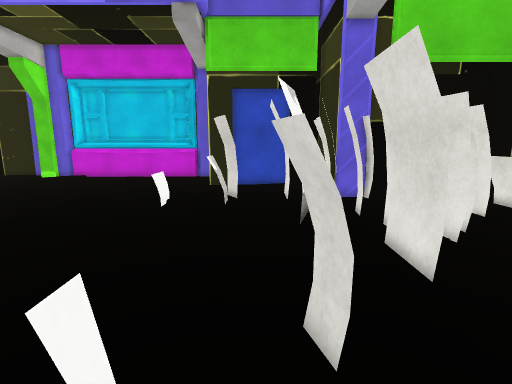
view 1 (above)

24 first-person views from a walk through a Unity game level. The camera is 1.5 m above the floor, tilts 10° down and sees 85° across. The floor is counted in squares, 0.5 m on a side. Each view is taken from the middle of a square. On the plan, view 1 faces up. The plan holds only what a view shows up to about 20 squares ahead; the rest is blank. The place goes on beyond the plan. Some animated figures are not drawn. Some surface patterns are stand-ins.

view 2
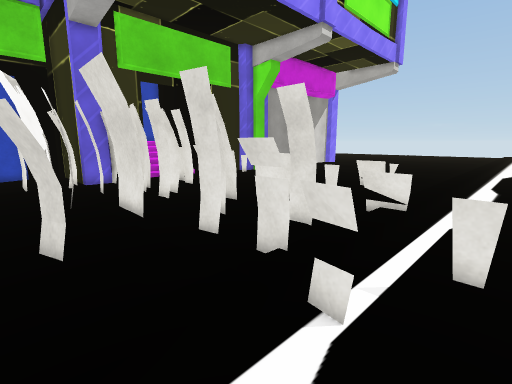

view 3
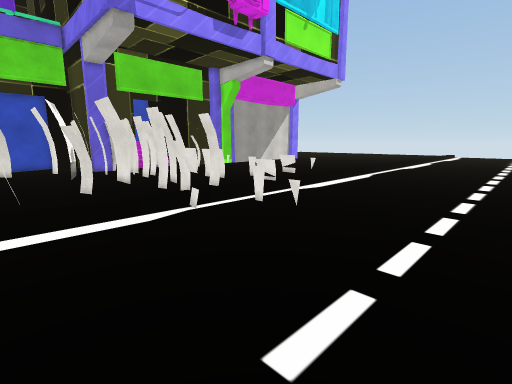

view 4
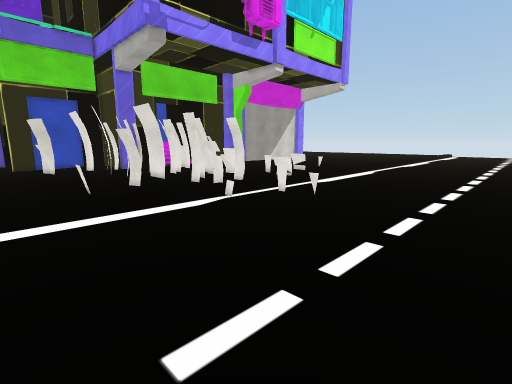

view 5
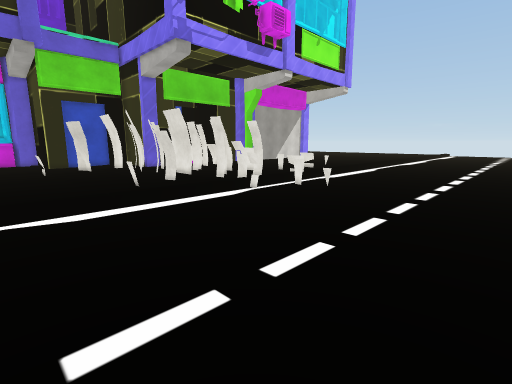

view 6
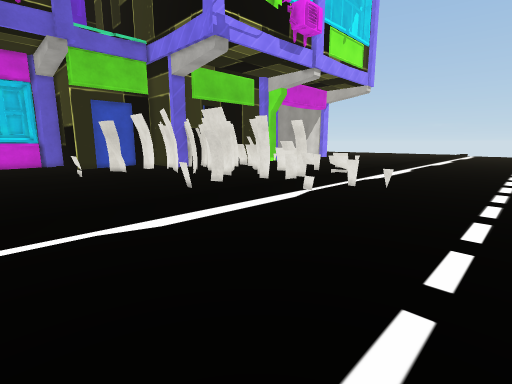

view 7
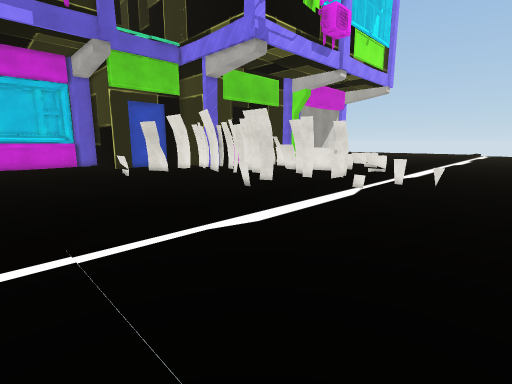

view 8
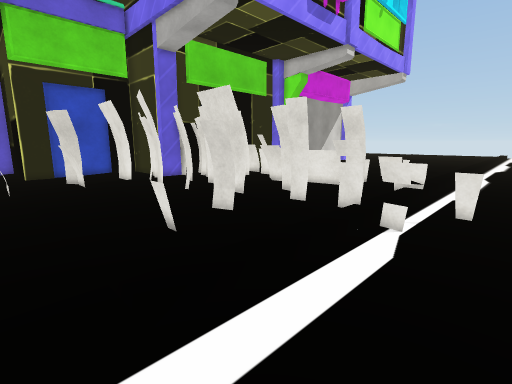

view 9
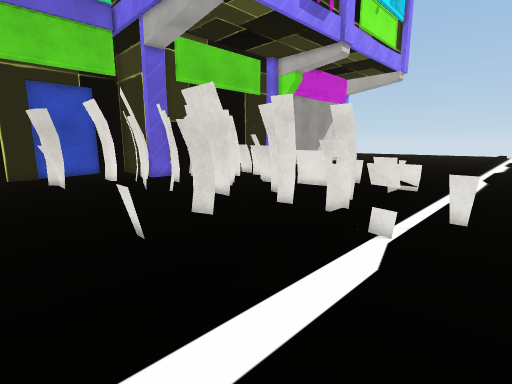

view 10
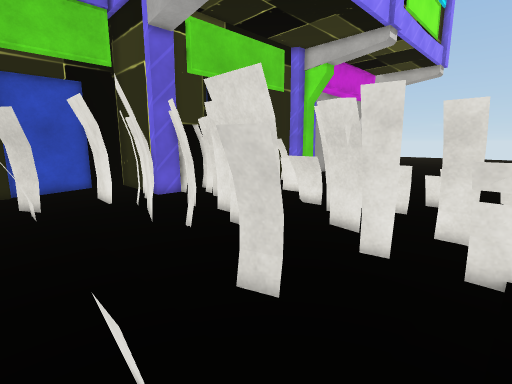

view 11
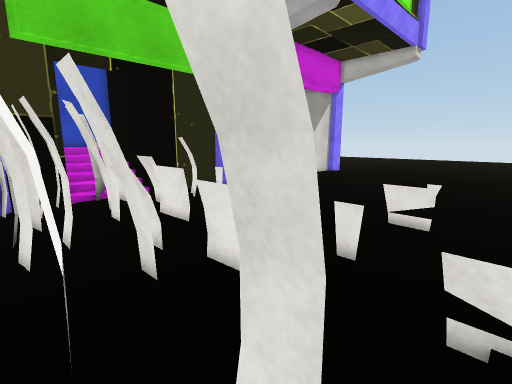

view 12
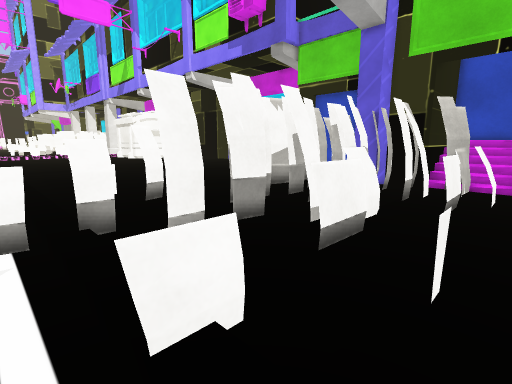

view 13
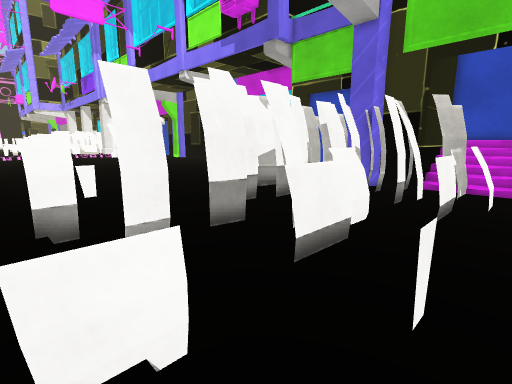

view 14
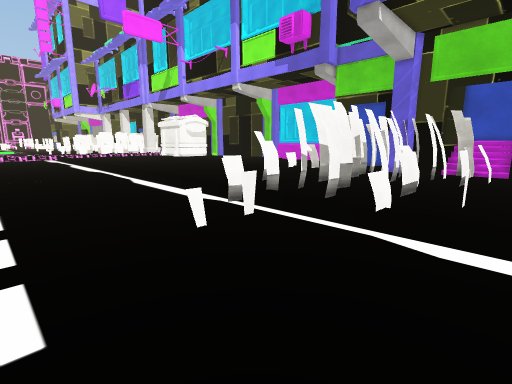

view 15
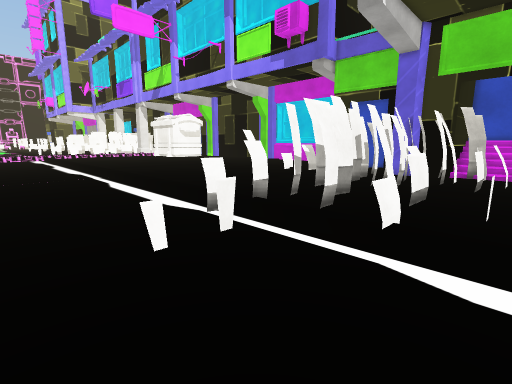

view 16
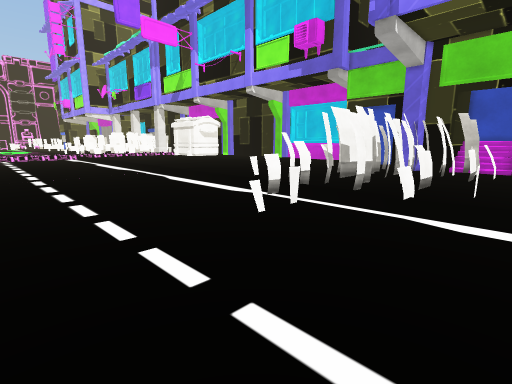

view 17
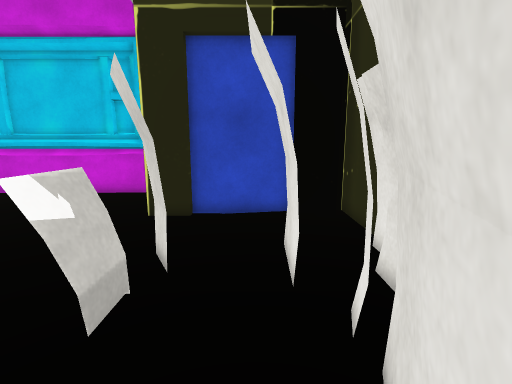

view 18
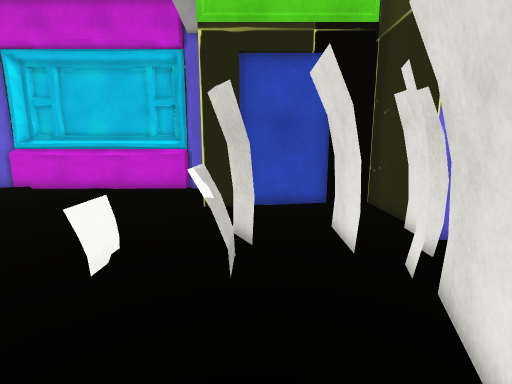

view 19
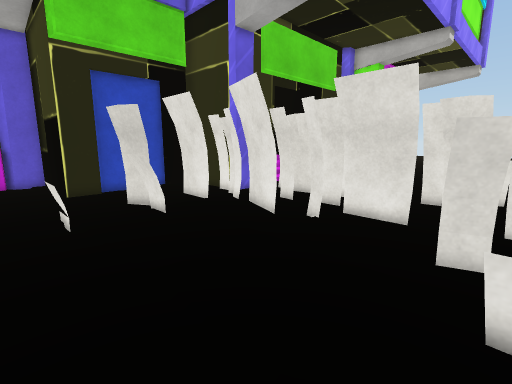

view 20
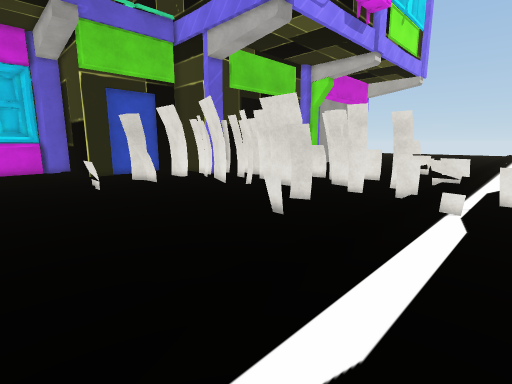

view 21
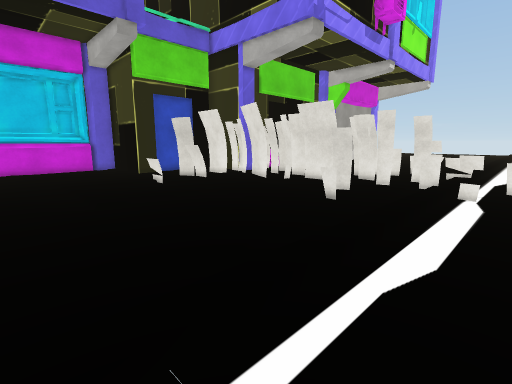

view 22
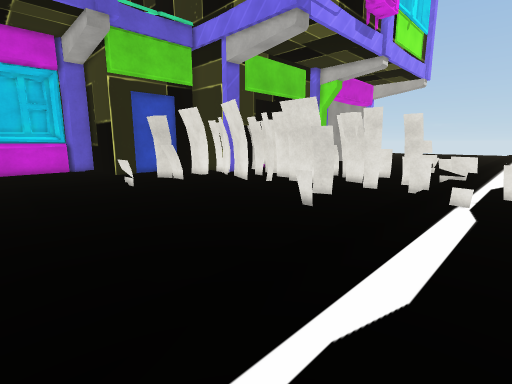

view 23
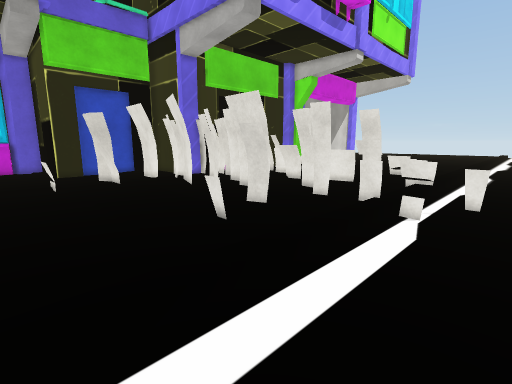

view 24
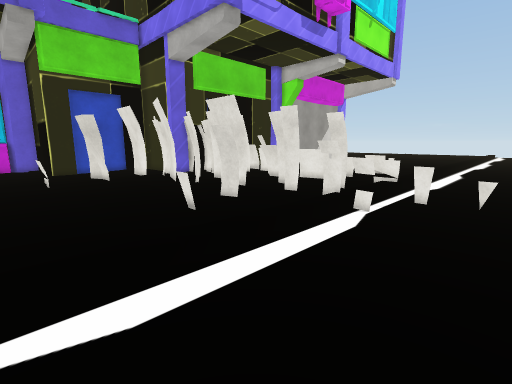

### Floor plan
Key: @ floor where view 1 was taken; # wall or solid block; x gap in a wall; . main floor; : floor 0.25 m higher than the main floor; + floor 0.5 m higher than the main floor; * floor 1.25 m higher than the main floor; / step, stairs or slope; = window, fence, low wall or low ledge; ^ raised ledge.
Columns run from 14 left of view 1 to 15 right of it. Each row starts with its distance up from view 1.
 28 #########
 27 ^^^^^^^^###
 26           #
 25
 24
 23                        #####
 22  .:       ##########   # **
 21  ..........    ... #   #////
 20        ....        #   #////
 19                    #   #/+//#
 18                 # ##   #:#//#
 17             ##  # ## ###x#: #
 16          =   #  # #####  =:  #
 15          =  =   x:   ##  ##=.#
 14          =  =   ##   #  # #=.
 13                 ######  x x
 12                 #=####  # =
 11                 #==####   =
 10                :##=####   =
  9                  ##### #=
  8              :    #    x=
  7                   #   #=
  6                      ###=
  5                =    ##  =
  4                #   ##  :#  =
  3        :    =      #  ::   =
  2             =         #
  1                   ##.    =.
  0            /  @   ##/    =/
 -1                   x//// /=////
 -2    ...............#...........
 -3        ..........    =.    ...
 -4 . . .         .
 -5       . ..
 -6
 -7   ..  .
 -8   ...                    ..
 -9    ..                    .. .
-10 .  ..                       ..
-11     ..........................
-12    ..
-13    ..      .
-14         .                    .
-15      .

Where each view was taken, in squares from view 1:
view 1: 0 up, 0 right, facing up
view 2: 4 down, 0 right, facing up-right
view 3: 13 down, 3 left, facing up-right
view 4: 14 down, 6 left, facing up-right
view 5: 15 down, 9 left, facing up-right
view 6: 12 down, 11 left, facing up-right
view 7: 10 down, 14 left, facing up-right
view 8: 5 down, 6 left, facing up-right
view 9: 5 down, 5 left, facing up-right
view 10: 0 up, 3 left, facing up-right
view 11: 0 up, 6 right, facing up-right
view 12: 2 down, 14 right, facing up-left
view 13: 1 down, 14 right, facing up-left
view 14: 11 down, 15 right, facing up-left
view 15: 9 down, 14 right, facing up-left
view 16: 14 down, 15 right, facing up-left
view 17: 10 up, 1 right, facing up
view 18: 8 up, 1 left, facing up
view 19: 3 up, 7 left, facing up-right
view 20: 4 down, 10 left, facing up-right
view 21: 4 down, 14 left, facing up-right
view 22: 4 down, 12 left, facing up-right
view 23: 5 down, 8 left, facing up-right
view 24: 7 down, 8 left, facing up-right
